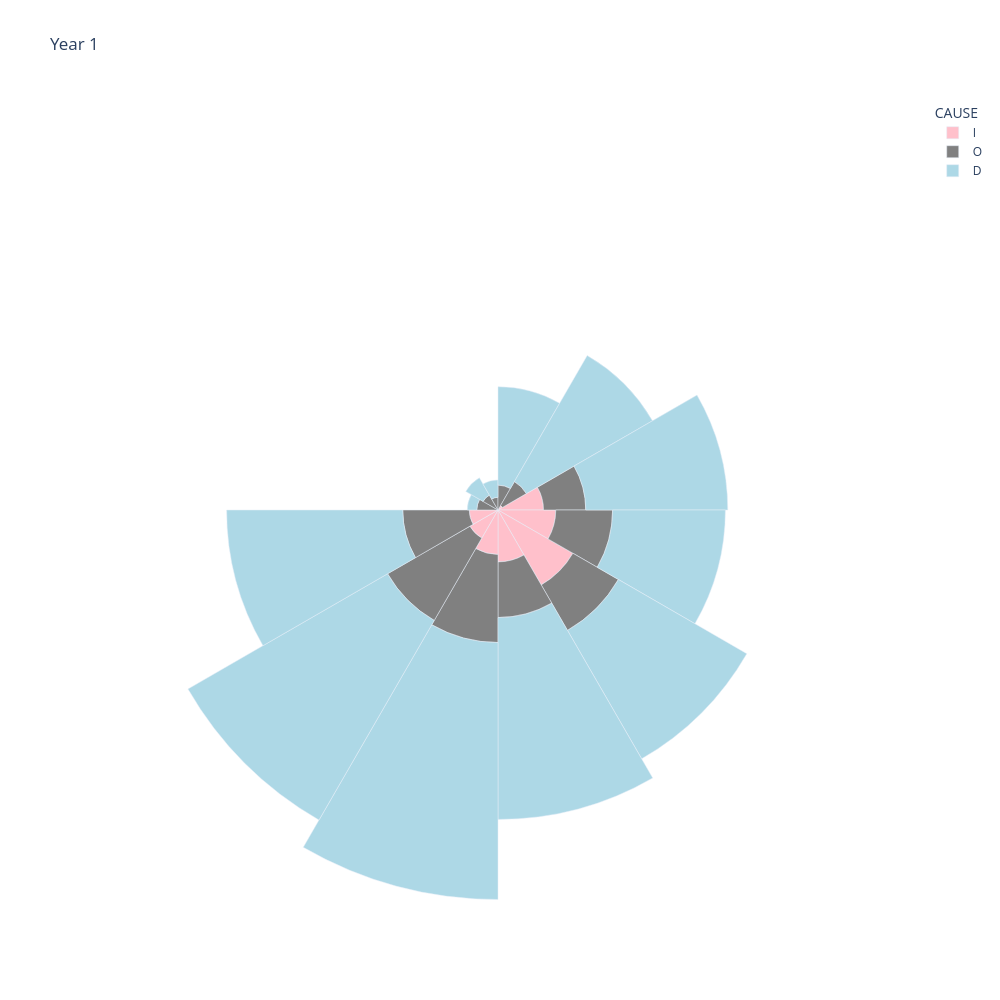

The notebook cell saved with this chart:
### Code cell
polarplotly(Y1, "Year 1")

### Figure 1 — Plotly figure (JSON) as saved in the notebook; plotly's stock layout.template omitted (floating-point values rounded to 4 significant figures)
{"data": [{"hovertemplate": "CAUSE=I<br>radius=%{r}<br>date=%{theta}<extra></extra>", "legendgroup": "I", "marker": {"color": "pink", "pattern": {"shape": ""}}, "name": "I", "r": [0.0, 0.0, 0.0, 0.0, 0.1633, 1.463, 1.857, 2.778, 1.667, 1.431, 1.042, 0.9238], "showlegend": true, "subplot": "polar", "theta": ["APR 1854", "MAY 1854", "JUN 1854", "JUL 1854", "AUG 1854", "SEP 1854", "OCT 1854", "NOV 1854", "DEC 1854", "JAN 1855", "FEB 1855", "MAR 1855"], "type": "barpolar"}, {"hovertemplate": "CAUSE=O<br>radius=%{r}<br>date=%{theta}<extra></extra>", "legendgroup": "O", "marker": {"color": "gray", "pattern": {"shape": ""}}, "name": "O", "r": [0.6831, 0.5538, 0.4082, 0.8, 0.8907, 1.359, 1.828, 1.689, 1.789, 2.828, 3.056, 2.139], "showlegend": true, "subplot": "polar", "theta": ["APR 1854", "MAY 1854", "JUN 1854", "JUL 1854", "AUG 1854", "SEP 1854", "OCT 1854", "NOV 1854", "DEC 1854", "JAN 1855", "FEB 1855", "MAR 1855"], "type": "barpolar"}, {"hovertemplate": "CAUSE=D<br>radius=%{r}<br>date=%{theta}<extra></extra>", "legendgroup": "D", "marker": {"color": "lightblue", "pattern": {"shape": ""}}, "name": "D", "r": [0.3055, 0.6429, 0.5598, 3.162, 4.68, 4.562, 3.624, 4.765, 6.488, 8.258, 7.406, 5.659], "showlegend": true, "subplot": "polar", "theta": ["APR 1854", "MAY 1854", "JUN 1854", "JUL 1854", "AUG 1854", "SEP 1854", "OCT 1854", "NOV 1854", "DEC 1854", "JAN 1855", "FEB 1855", "MAR 1855"], "type": "barpolar"}], "layout": {"barmode": "overlay", "height": 1000, "legend": {"title": {"text": "CAUSE"}, "tracegroupgap": 0}, "paper_bgcolor": "white", "plot_bgcolor": "white", "polar": {"angularaxis": {"direction": "clockwise", "rotation": 165, "showgrid": false, "showline": false, "showticklabels": false}, "bargap": 0, "bgcolor": "rgba(0,0,0,0)", "domain": {"x": [0, 1], "y": [0, 1]}, "radialaxis": {"showgrid": false, "showline": false, "showticklabels": false}}, "title": {"text": "Year 1"}, "width": 1000}}
